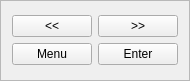
      <widget class="QFrame" name="frameMenu">
       <property name="geometry">
        <rect>
         <x>425</x>
         <y>239</y>
         <width>125</width>
         <height>81</height>
        </rect>
       </property>
       <property name="frameShape">
        <enum>QFrame::StyledPanel</enum>
       </property>
       <property name="frameShadow">
        <enum>QFrame::Raised</enum>
       </property>
       <layout class="QVBoxLayout" name="verticalLayout_4">
        <item>
         <layout class="QGridLayout" name="gridLayout_6">
          <item row="0" column="0">
           <widget class="QPushButton" name="pushButtonMenuLeft">
            <property name="text">
             <string>&lt;&lt;</string>
            </property>
            <property name="checkable">
             <bool>false</bool>
            </property>
           </widget>
          </item>
          <item row="0" column="1">
           <widget class="QPushButton" name="pushButtonMenuRight">
            <property name="text">
             <string>&gt;&gt;</string>
            </property>
            <property name="checkable">
             <bool>false</bool>
            </property>
           </widget>
          </item>
          <item row="1" column="0">
           <widget class="QPushButton" name="pushButtonMenu">
            <property name="text">
             <string>Menu</string>
            </property>
            <property name="checkable">
             <bool>false</bool>
            </property>
           </widget>
          </item>
          <item row="1" column="1">
           <widget class="QPushButton" name="pushButtonMenuEnter">
            <property name="text">
             <string>Enter</string>
            </property>
            <property name="checkable">
             <bool>false</bool>
            </property>
           </widget>
          </item>
         </layout>
        </item>
       </layout>
      </widget>
